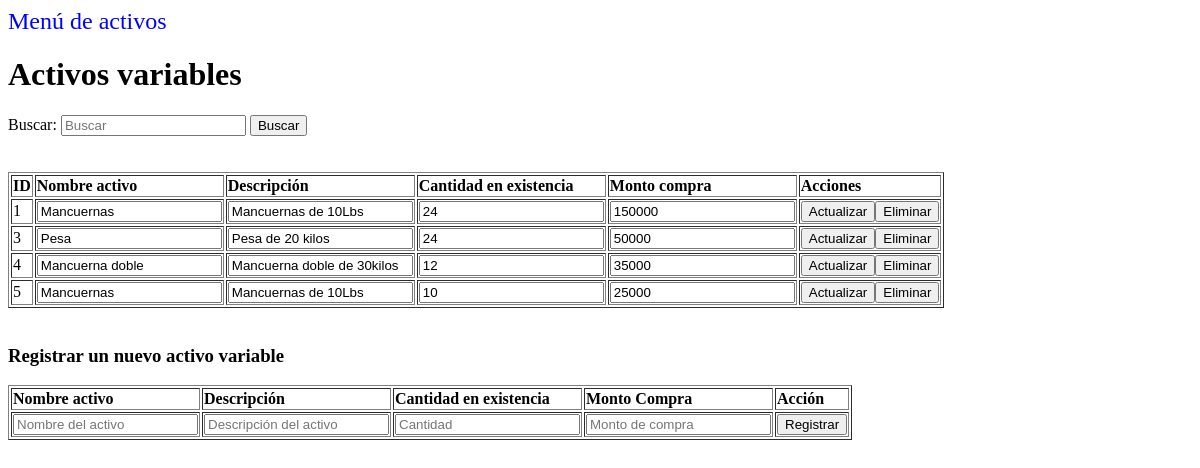
/view/listarActivosVariables.php, run on the app's committed database.
### tables this page shows
CREATE TABLE `tbactivovariable` (
  `tbactivovariableid` int(11) NOT NULL,
  `tbactivovariablenombre` varchar(50) NOT NULL,
  `tbactivovariablecantidad` int(11) NOT NULL,
  `tbactivovariablemontocompra` float NOT NULL,
  `tbactivovariabledescripcion` varchar(200) NOT NULL,
  `tbactivovariableactivo` tinyint(1) NOT NULL
);

### data/activoVariableData.php (called while the page is built, shortened)
<?php
include '../domain/activoVariable.php';
class ActivoVariableData extends Data {
    public function buscarActivoVariable($palabra){
        $conn = mysqli_connect($this->server, $this->user, $this->password, $this->db);
        $conn->set_charset('UTF8');
        $querySelect = "SELECT * FROM tbactivovariable Where tbactivovariableid LIKE '%$palabra%' OR tbactivovariablenombre LIKE '%$palabra%' OR tbactivovariablecantidad LIKE '%$palabra%' OR tbactivovariabledescripcion LIKE '%$palabra%';";
        $result = mysqli_query($conn, $querySelect);
        $ActivosVariables = [];
        while ($row = mysqli_fetch_array($result)) {
            if($row['tbactivovariableactivo'] == 1){
                $currentActivo = new ActivoVariable($row['tbactivovariableid'],$row['tbactivovariablenombre'],
                                                    $row['tbactivovariabledescripcion'],$row['tbactivovariablecantidad'],
                                                    $row['tbactivovariablemontocompra'],$row['tbactivovariableactivo']);
                array_push($ActivosVariables, $currentActivo);
            }
        }
        return $ActivosVariables;
    }
}

### business/activoVariableBusiness.php (called while the page is built, shortened)
<?php
include '../data/activoVariableData.php';
class ActivoVariableBusiness {
    public function ActivoVariableBusiness() {
        $this->ActivoVariableData = new ActivoVariableData();
    }
    public function buscar($palabra) {
        return $this->ActivoVariableData-> buscarActivoVariable($palabra);
    }
}

### domain/activoVariable.php (called while the page is built, shortened)
<?php
class ActivoVariable {
	private $idTBActivo;
	private $nameTBActivo;
	private $descripcionTBActivo;
	private $cantidadTBActivo;
	private $montoCompraTBActivo;
	private $activoTBActivo;
	function ActivoVariable($idTBActivo, $nameTBActivo, $descripcionTBActivo, $cantidadTBActivo, $montoCompraTBActivo, $activoTBActivo) {
		$this->idTBActivo = $idTBActivo;
		$this->nameTBActivo = $nameTBActivo;
		$this->descripcionTBActivo = $descripcionTBActivo;
		$this->cantidadTBActivo = $cantidadTBActivo;
		$this->montoCompraTBActivo = $montoCompraTBActivo;
		$this->activoTBActivo = $activoTBActivo;
	}
	public function getIdTBActivo() {
		return $this->idTBActivo;
	}
	public function getNameTBActivo() {
		return $this->nameTBActivo;
	}
	public function getDescripcionTBActivo() {
		return $this->descripcionTBActivo;
	}
	public function getCantidadTBActivo() {
		return $this->cantidadTBActivo;
	}
	public function getMontoCompraTBActivo(){
		return $this->montoCompraTBActivo;
	}
	public function getActivoTBActivo() {
		return $this->activoTBActivo;
	}
}
?>

### view/listarActivosVariables.php (the view, shortened to what this page needs)
<?php include("../business/activoVariableBusiness.php"); ?>
<!DOCTYPE html>
<html>
<head>
</head>
<body>
    <a onclick="return confirmarVolverMenuPrincipal()" href="menuListarActivos.php" style="text-decoration: none; color: blue; font-size: 150%;">Menú de activos</a>
    <h1>Activos variables</h1>
    <form action="" method="post" autocomplete="off">
        <div>
            <label for="campo"> Buscar: </label>
            <input type="text" name="campo" id="campo" placeholder="Buscar">
            <button type="submit" name="buscar" id="buscar" value="buscar">Buscar</button>
        </div>
    </form><br></br>
    <div>
        <?php
        $campo = $_POST['campo'];
        $activoVariableBusiness = new ActivoVariableBusiness();
        $activos = $activoVariableBusiness->buscar($campo);
        if (!empty($activos)) {
        ?>
            <table border="1">
                <thead style="text-align: left;">
                    <tr>
                        <th>ID</th>
                        <th>Nombre activo</th>
                        <th>Descripción</th>
                        <th>Cantidad en existencia</th>
                        <th>Monto compra</th>
                        <th>Acciones</th>
                    </tr>
                </thead>
                <tbody>
                    <?php
                    foreach ($activos as $row) {
                        if ($row->getActivoTBActivo() == 1) {
                            echo '<form  method="POST" enctype="multipart/form-data" action="../business/activoVariableAction.php">';
                            echo '<tr>';
                            echo '<td>' . $row->getIdTBActivo() . '</td>';
                            echo '<td><input  type="text" name="name" id="name" value="' . $row->getNameTBActivo() . '"/></td>';
                            echo '<td><input  type="text" name="descripcion" id="descripcion" value="' . $row->getDescripcionTBActivo() . '"/></td>';
                            echo '<td><input class="mascaracantidad" type="text" name="cantidad" id="cantidad" value="' . $row->getCantidadTBActivo() . '"/></td>';
                            echo '<td><input type="text" class="mascaramonto" name="montoCompra" id="montoCompra" value="' . $row->getMontoCompraTBActivo() . '"/></td>';
                            echo '<td><input type="submit" name="actualizar" id="actualizar" value="Actualizar" onclick="return confirmarAccionModificar()"/>';
                            echo '<input type="submit" name="eliminar" id="eliminar" value="Eliminar" onclick="return confirmarAccionEliminar()"/></td>';
                            echo '</tr>';
                            echo '</form>';
                        }
                    }
                    ?>
                </tbody>
            </table>
        <?php
        } else {
            echo '<p style="color: red">SIN RESULTADOS: No hay activos variables registrados!</p>';
        }
        ?>
    </div><br>
    <div>
        <h3>Registrar un nuevo activo variable</h3>
        <form method="POST" id="direccionform" action="../business/activoVariableAction.php">
            <table border="1">
                <thead style="text-align: left;">
                    <th>Nombre activo</th>
                    <th>Descripción</th>
                    <th>Cantidad en existencia</th>
                    <th>Monto Compra</th>
                    <th>Acción</th>
                </thead>
                <tbody>
                    <td><input type="text" name="name" class="form-control" placeholder="Nombre del activo" autofocus></td>
                    <td><input type="text" name="descripcion" class="form-control" placeholder="Descripción del activo" autofocus></td>
                    <td><input type="text" class="mascaracantidad" name="cantidad" class="form-control" placeholder="Cantidad" autofocus></td>
                    <td><input type="text" class="mascaramonto" name="montoCompra" class="form-control" placeholder="Monto de compra" autofocus></td>
                    <td><button type="submit" name="insertar" id="insertar" value="insertar">Registrar</button></td>
                </tbody>
            </table>
        </form>
    </div>
</body>
</html>

### data on the page
tbactivovariable: tbactivovariableid "1", name "Mancuernas", descripcion "Mancuernas de 10Lbs", cantidad "24", montoCompra "150000"
tbactivovariable: tbactivovariableid "3", name "Pesa", descripcion "Pesa de 20 kilos", cantidad "24", montoCompra "50000"
tbactivovariable: tbactivovariableid "4", name "Mancuerna doble", descripcion "Mancuerna doble de 30kilos", cantidad "12", montoCompra "35000"
tbactivovariable: tbactivovariableid "5", name "Mancuernas", descripcion "Mancuernas de 10Lbs", cantidad "10", montoCompra "25000"
